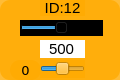
    <widget class="QWidget" name="widget_id12" native="true">
     <property name="geometry">
      <rect>
       <x>120</x>
       <y>0</y>
       <width>120</width>
       <height>80</height>
      </rect>
     </property>
     <property name="styleSheet">
      <string notr="true">background-color: rgb(255, 170, 0, 200);
border-radius:10px;</string>
     </property>
     <widget class="QLabel" name="label_ID12">
      <property name="geometry">
       <rect>
        <x>40</x>
        <y>0</y>
        <width>45</width>
        <height>16</height>
       </rect>
      </property>
      <property name="minimumSize">
       <size>
        <width>0</width>
        <height>10</height>
       </size>
      </property>
      <property name="font">
       <font>
        <family>Arial</family>
        <pointsize>11</pointsize>
       </font>
      </property>
      <property name="styleSheet">
       <string notr="true">background-color: rgb(255, 255, 255， 0);
border-radius:0px;</string>
      </property>
      <property name="text">
       <string>ID:12</string>
      </property>
      <property name="alignment">
       <set>Qt::AlignCenter</set>
      </property>
     </widget>
     <widget class="QSlider" name="horizontalSlider_pulse_id12">
      <property name="geometry">
       <rect>
        <x>20</x>
        <y>20</y>
        <width>83</width>
        <height>16</height>
       </rect>
      </property>
      <property name="autoFillBackground">
       <bool>false</bool>
      </property>
      <property name="styleSheet">
       <string notr="true">background-color: rgb(0, 0, 0);
border-radius:0px;</string>
      </property>
      <property name="minimum">
       <number>0</number>
      </property>
      <property name="maximum">
       <number>1000</number>
      </property>
      <property name="pageStep">
       <number>1</number>
      </property>
      <property name="value">
       <number>500</number>
      </property>
      <property name="orientation">
       <enum>Qt::Horizontal</enum>
      </property>
     </widget>
     <widget class="QSlider" name="horizontalSlider_dev_id12">
      <property name="geometry">
       <rect>
        <x>40</x>
        <y>60</y>
        <width>45</width>
        <height>18</height>
       </rect>
      </property>
      <property name="styleSheet">
       <string notr="true">background-color: rgb(255, 255, 255， 0);</string>
      </property>
      <property name="minimum">
       <number>-125</number>
      </property>
      <property name="maximum">
       <number>125</number>
      </property>
      <property name="pageStep">
       <number>1</number>
      </property>
      <property name="orientation">
       <enum>Qt::Horizontal</enum>
      </property>
     </widget>
     <widget class="QLabel" name="label_id12">
      <property name="geometry">
       <rect>
        <x>10</x>
        <y>60</y>
        <width>31</width>
        <height>20</height>
       </rect>
      </property>
      <property name="minimumSize">
       <size>
        <width>0</width>
        <height>10</height>
       </size>
      </property>
      <property name="font">
       <font>
        <family>DejaVu Sans</family>
        <pointsize>10</pointsize>
       </font>
      </property>
      <property name="styleSheet">
       <string notr="true">background-color: rgb(255, 255, 255， 0);</string>
      </property>
      <property name="text">
       <string>0</string>
      </property>
      <property name="alignment">
       <set>Qt::AlignCenter</set>
      </property>
     </widget>
     <widget class="QLineEdit" name="lineEdit_id12">
      <property name="geometry">
       <rect>
        <x>40</x>
        <y>40</y>
        <width>45</width>
        <height>18</height>
       </rect>
      </property>
      <property name="sizePolicy">
       <sizepolicy hsizetype="Fixed" vsizetype="Fixed">
        <horstretch>0</horstretch>
        <verstretch>0</verstretch>
       </sizepolicy>
      </property>
      <property name="font">
       <font>
        <family>Arial</family>
        <pointsize>11</pointsize>
       </font>
      </property>
      <property name="autoFillBackground">
       <bool>false</bool>
      </property>
      <property name="styleSheet">
       <string notr="true">background-color: rgb(255, 255, 255);
border-radius:0px;</string>
      </property>
      <property name="text">
       <string>500</string>
      </property>
      <property name="maxLength">
       <number>1000</number>
      </property>
      <property name="alignment">
       <set>Qt::AlignCenter</set>
      </property>
      <property name="dragEnabled">
       <bool>false</bool>
      </property>
      <property name="readOnly">
       <bool>false</bool>
      </property>
     </widget>
    </widget>
